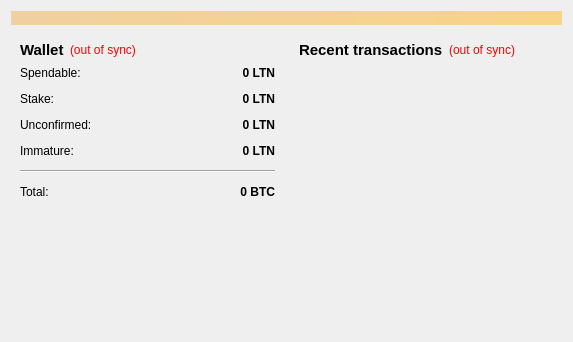
<?xml version="1.0" encoding="UTF-8"?>
<ui version="4.0">
 <class>OverviewPage</class>
 <widget class="QWidget" name="OverviewPage">
  <property name="geometry">
   <rect>
    <x>0</x>
    <y>0</y>
    <width>573</width>
    <height>342</height>
   </rect>
  </property>
  <property name="windowTitle">
   <string>Form</string>
  </property>
  <layout class="QVBoxLayout" name="topLayout">
   <item>
    <widget class="QLabel" name="labelAlerts">
     <property name="visible">
      <bool>false</bool>
     </property>
     <property name="styleSheet">
      <string notr="true">background-color: qlineargradient(x1: 0, y1: 0, x2: 1, y2: 0, stop:0 #F0D0A0, stop:1 #F8D488);  color:#000000
</string>
     </property>
     <property name="wordWrap">
      <bool>true</bool>
     </property>
     <property name="margin">
      <number>3</number>
     </property>
    </widget>
   </item>
   <item>
    <layout class="QHBoxLayout" name="horizontalLayout" stretch="1,1">
     <item>
      <layout class="QVBoxLayout" name="verticalLayout_2">
       <item>
        <widget class="QWidget" name="widget" native="true">
         <layout class="QVBoxLayout" name="verticalLayout_4">
          <item>
           <layout class="QHBoxLayout" name="horizontalLayout_4">
            <item>
             <widget class="QLabel" name="label_5">
              <property name="font">
               <font>
                <pointsize>11</pointsize>
                <weight>75</weight>
                <bold>true</bold>
               </font>
              </property>
              <property name="text">
               <string>Wallet</string>
              </property>
             </widget>
            </item>
            <item>
             <widget class="QLabel" name="labelWalletStatus">
              <property name="toolTip">
               <string>The displayed information may be out of date. Your wallet automatically synchronizes with the Latinio network after a connection is established, but this process has not completed yet.</string>
              </property>
              <property name="styleSheet">
               <string notr="true">QLabel { color: red; }</string>
              </property>
              <property name="text">
               <string notr="true">(out of sync)</string>
              </property>
              <property name="alignment">
               <set>Qt::AlignLeading|Qt::AlignLeft|Qt::AlignVCenter</set>
              </property>
             </widget>
            </item>
            <item>
             <spacer name="horizontalSpacer_2">
              <property name="orientation">
               <enum>Qt::Horizontal</enum>
              </property>
              <property name="sizeHint" stdset="0">
               <size>
                <width>40</width>
                <height>20</height>
               </size>
              </property>
             </spacer>
            </item>
           </layout>
          </item>
          <item>
           <layout class="QFormLayout" name="formLayout_2">
            <property name="fieldGrowthPolicy">
             <enum>QFormLayout::AllNonFixedFieldsGrow</enum>
            </property>
            <property name="horizontalSpacing">
             <number>12</number>
            </property>
            <property name="verticalSpacing">
             <number>12</number>
            </property>
            <item row="0" column="0">
             <widget class="QLabel" name="label">
              <property name="text">
               <string>Spendable:</string>
              </property>
             </widget>
            </item>
            <item row="0" column="1">
             <widget class="QLabel" name="labelBalance">
              <property name="font">
               <font>
                <weight>75</weight>
                <bold>true</bold>
               </font>
              </property>
              <property name="cursor">
               <cursorShape>IBeamCursor</cursorShape>
              </property>
              <property name="toolTip">
               <string>Your current spendable balance</string>
              </property>
              <property name="text">
               <string notr="true">0 LTN</string>
              </property>
              <property name="alignment">
               <set>Qt::AlignRight|Qt::AlignTrailing|Qt::AlignVCenter</set>
              </property>
              <property name="textInteractionFlags">
               <set>Qt::LinksAccessibleByMouse|Qt::TextSelectableByKeyboard|Qt::TextSelectableByMouse</set>
              </property>
             </widget>
            </item>
            <item row="1" column="0">
             <widget class="QLabel" name="label_6">
              <property name="text">
               <string>Stake:</string>
              </property>
             </widget>
            </item>
            <item row="1" column="1">
             <widget class="QLabel" name="labelStake">
              <property name="font">
               <font>
                <weight>75</weight>
                <bold>true</bold>
               </font>
              </property>
              <property name="cursor">
               <cursorShape>IBeamCursor</cursorShape>
              </property>
              <property name="toolTip">
               <string>Total of coins that was staked, and do not yet count toward the current balance</string>
              </property>
              <property name="text">
               <string notr="true">0 LTN</string>
              </property>
              <property name="alignment">
               <set>Qt::AlignRight|Qt::AlignTrailing|Qt::AlignVCenter</set>
              </property>
              <property name="textInteractionFlags">
               <set>Qt::LinksAccessibleByMouse|Qt::TextSelectableByKeyboard|Qt::TextSelectableByMouse</set>
              </property>
             </widget>
            </item>
            <item row="2" column="0">
             <widget class="QLabel" name="label_3">
              <property name="text">
               <string>Unconfirmed:</string>
              </property>
             </widget>
            </item>
            <item row="2" column="1">
             <widget class="QLabel" name="labelUnconfirmed">
              <property name="font">
               <font>
                <weight>75</weight>
                <bold>true</bold>
               </font>
              </property>
              <property name="cursor">
               <cursorShape>IBeamCursor</cursorShape>
              </property>
              <property name="toolTip">
               <string>Total of transactions that have yet to be confirmed, and do not yet count toward the current balance</string>
              </property>
              <property name="text">
               <string notr="true">0 LTN</string>
              </property>
              <property name="alignment">
               <set>Qt::AlignRight|Qt::AlignTrailing|Qt::AlignVCenter</set>
              </property>
              <property name="textInteractionFlags">
               <set>Qt::LinksAccessibleByMouse|Qt::TextSelectableByKeyboard|Qt::TextSelectableByMouse</set>
              </property>
             </widget>
            </item>
            <item row="3" column="0">
             <widget class="QLabel" name="labelImmatureText">
              <property name="text">
               <string>Immature:</string>
              </property>
             </widget>
            </item>
            <item row="3" column="1">
             <widget class="QLabel" name="labelImmature">
              <property name="font">
               <font>
                <weight>75</weight>
                <bold>true</bold>
               </font>
              </property>
              <property name="toolTip">
               <string>Mined balance that has not yet matured</string>
              </property>
              <property name="text">
               <string notr="true">0 LTN</string>
              </property>
              <property name="alignment">
               <set>Qt::AlignRight|Qt::AlignTrailing|Qt::AlignVCenter</set>
              </property>
              <property name="textInteractionFlags">
               <set>Qt::LinksAccessibleByMouse|Qt::TextSelectableByKeyboard|Qt::TextSelectableByMouse</set>
              </property>
             </widget>
            </item>
            <item row="4" column="0" colspan="2">
             <widget class="Line" name="line">
              <property name="orientation">
               <enum>Qt::Horizontal</enum>
              </property>
             </widget>
            </item>
            <item row="5" column="0">
             <widget class="QLabel" name="labelTotalText">
              <property name="text">
               <string>Total:</string>
              </property>
             </widget>
            </item>
            <item row="5" column="1">
             <widget class="QLabel" name="labelTotal">
              <property name="font">
               <font>
                <weight>75</weight>
                <bold>true</bold>
               </font>
              </property>
              <property name="cursor">
               <cursorShape>IBeamCursor</cursorShape>
              </property>
              <property name="toolTip">
               <string>Your current total balance</string>
              </property>
              <property name="text">
               <string notr="true">0 BTC</string>
              </property>
              <property name="alignment">
               <set>Qt::AlignRight|Qt::AlignTrailing|Qt::AlignVCenter</set>
              </property>
              <property name="textInteractionFlags">
               <set>Qt::LinksAccessibleByMouse|Qt::TextSelectableByKeyboard|Qt::TextSelectableByMouse</set>
              </property>
             </widget>
            </item>
           </layout>
          </item>
         </layout>
        </widget>
       </item>
       <item>
        <spacer name="verticalSpacer">
         <property name="orientation">
          <enum>Qt::Vertical</enum>
         </property>
         <property name="sizeHint" stdset="0">
          <size>
           <width>20</width>
           <height>40</height>
          </size>
         </property>
        </spacer>
       </item>
      </layout>
     </item>
     <item>
      <layout class="QVBoxLayout" name="verticalLayout_3">
       <item>
        <widget class="QWidget" name="widget_2" native="true">
         <layout class="QVBoxLayout" name="verticalLayout">
          <item>
           <layout class="QHBoxLayout" name="horizontalLayout_2">
            <item>
             <widget class="QLabel" name="label_4">
              <property name="font">
               <font>
                <pointsize>11</pointsize>
                <weight>75</weight>
                <bold>true</bold>
               </font>
              </property>
              <property name="text">
               <string>&lt;b&gt;Recent transactions&lt;/b&gt;</string>
              </property>
             </widget>
            </item>
            <item>
             <widget class="QLabel" name="labelTransactionsStatus">
              <property name="toolTip">
               <string>The displayed information may be out of date. Your wallet automatically synchronizes with the Latinio network after a connection is established, but this process has not completed yet.</string>
              </property>
              <property name="styleSheet">
               <string notr="true">QLabel { color: red; }</string>
              </property>
              <property name="text">
               <string notr="true">(out of sync)</string>
              </property>
              <property name="alignment">
               <set>Qt::AlignRight|Qt::AlignTrailing|Qt::AlignVCenter</set>
              </property>
             </widget>
            </item>
            <item>
             <spacer name="horizontalSpacer">
              <property name="orientation">
               <enum>Qt::Horizontal</enum>
              </property>
              <property name="sizeHint" stdset="0">
               <size>
                <width>40</width>
                <height>20</height>
               </size>
              </property>
             </spacer>
            </item>
           </layout>
          </item>
          <item>
           <widget class="QListView" name="listTransactions">
            <property name="styleSheet">
             <string notr="true">QListView { background: transparent; }</string>
            </property>
            <property name="frameShape">
             <enum>QFrame::NoFrame</enum>
            </property>
            <property name="verticalScrollBarPolicy">
             <enum>Qt::ScrollBarAlwaysOff</enum>
            </property>
            <property name="horizontalScrollBarPolicy">
             <enum>Qt::ScrollBarAlwaysOff</enum>
            </property>
            <property name="selectionMode">
             <enum>QAbstractItemView::NoSelection</enum>
            </property>
           </widget>
          </item>
         </layout>
        </widget>
       </item>
      </layout>
     </item>
    </layout>
   </item>
  </layout>
 </widget>
 <resources/>
 <connections/>
</ui>
